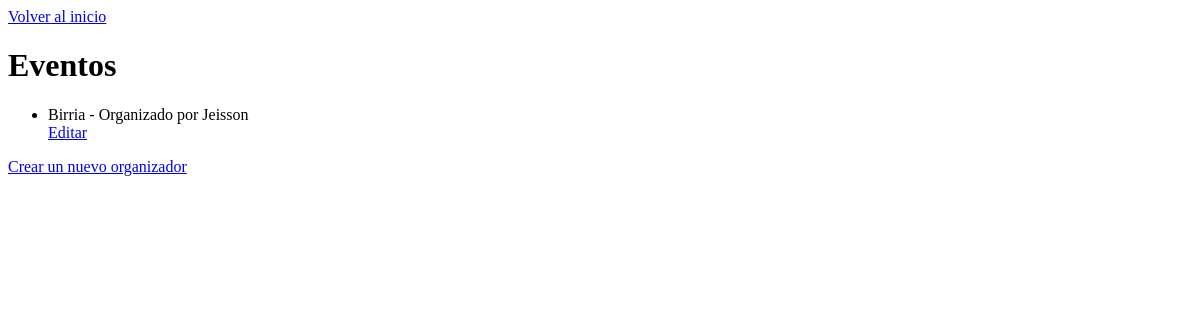
The app's page /eventos/, older data.
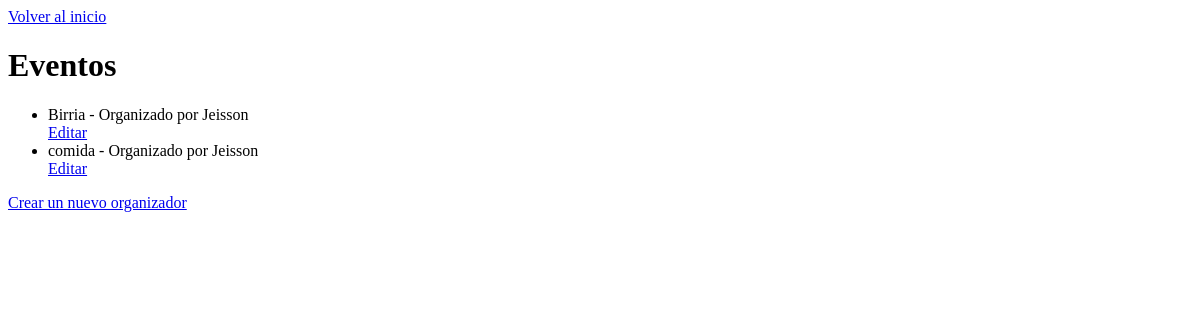
The same page, newer data.
### eventos/models.py (models this page shows, shortened)
class Evento(models.Model):
    nombre = models.CharField(max_length=100)
    organizador = models.ForeignKey(Organizador, on_delete=models.CASCADE, related_name='eventos')

class Organizador(models.Model):
    nombre = models.CharField(max_length=100)

### eventos/views.py (the view)
# urls.py: path('eventos/', views.eventoList, name='lista_eventos'),
def eventoList(request):
    eventos = Evento.objects.all()
    return render(request, 'evento.html', {'eventos': eventos})

### eventos/templates/evento.html
<a href="{% url 'index' %}">Volver al inicio</a>
<h1>Eventos</h1>
<ul>
    {% for evento in eventos %}
        <li>{{ evento.nombre }} - Organizado por {{ evento.organizador.nombre }}</li>
        <a href="{% url 'editar_evento' evento.pk %}">Editar</a>
    {% empty %}
        <li>No hay eventos</li>
    {% endfor %}
</ul>
<a href="{% url 'crear_evento' %}">Crear un nuevo organizador</a>

Row changes from the older to the newer data that the page shows:
added Evento: nombre "comida", organizador.nombre "Jeisson"
